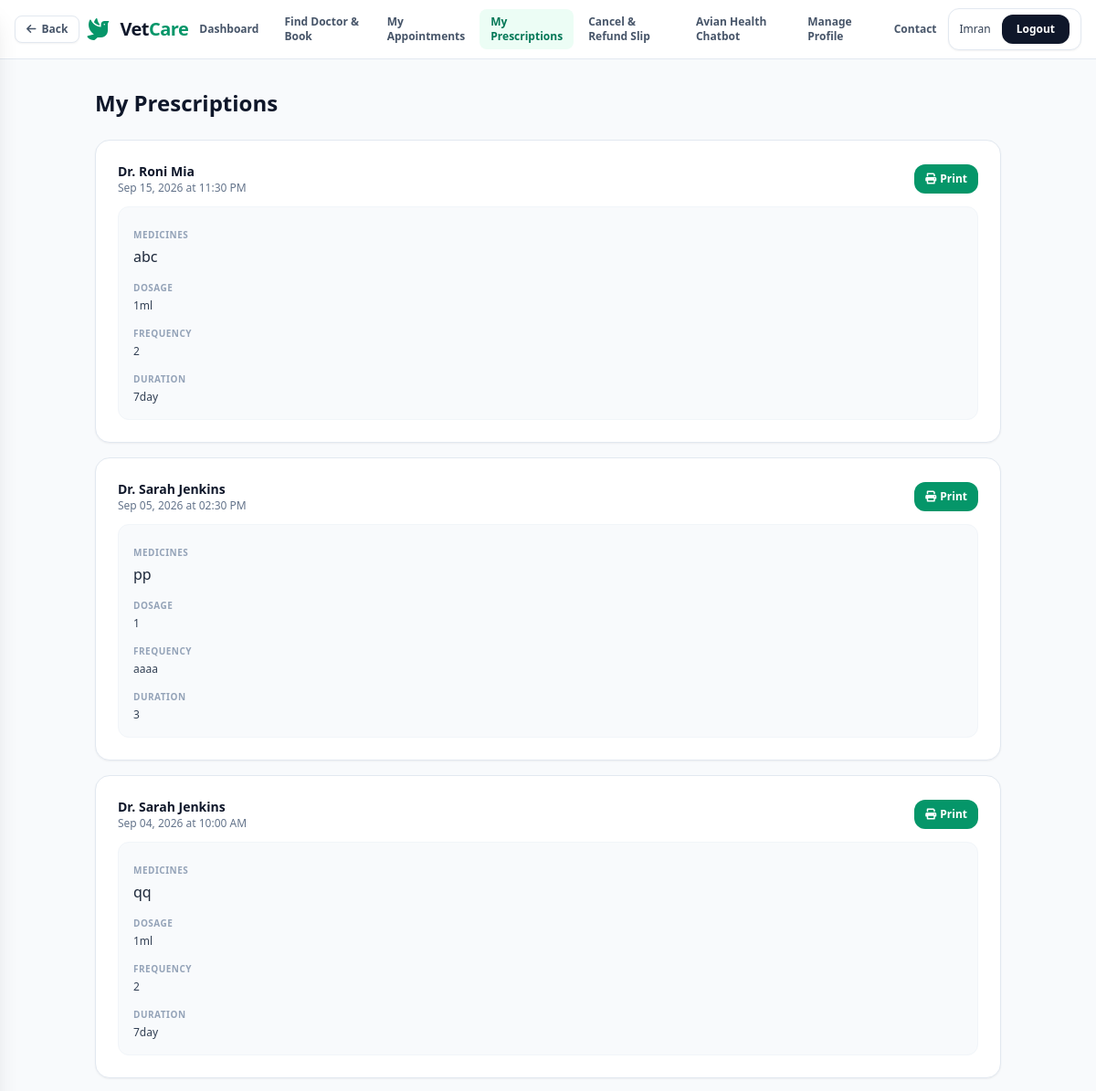
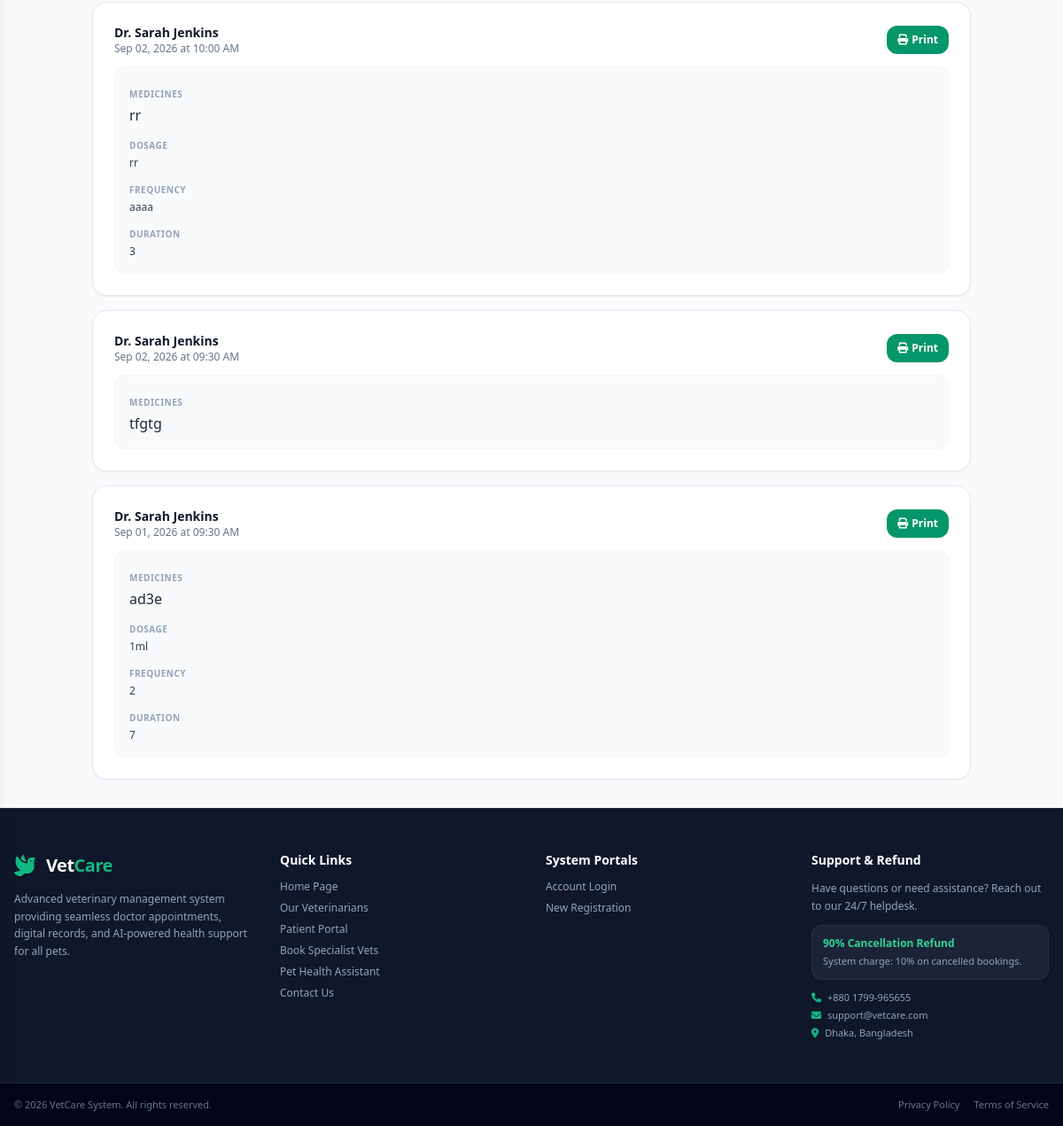
The page /my-prescriptions/ (signed in) on the database its author committed (2 pictures, top to bottom).
### accounts/models.py (models this page shows, shortened)
class User(AbstractUser):
    ROLE_CHOICES = (
        ('PATIENT', 'Patient'),
        ('DOCTOR', 'Doctor'),
        ('ADMIN', 'Admin'),
    )
    role = models.CharField(max_length=20, choices=ROLE_CHOICES, default='PATIENT')
    phone = models.CharField(max_length=20, blank=True, null=True)
    country_code = models.CharField(max_length=5, default='+880', blank=True)
    address = models.TextField(blank=True)
    created_at = models.DateTimeField(auto_now_add=True)

### patient/models.py (models this page shows, shortened)
class MedicalHistory(models.Model):
    patient = models.ForeignKey(Patient, on_delete=models.CASCADE, related_name='medical_histories')
    appointment = models.ForeignKey('booking.Appointment', on_delete=models.SET_NULL, null=True, blank=True, related_name='medical_histories')
    diagnosis = models.TextField()
    notes = models.TextField(blank=True)
    medical_suggestion = models.TextField(blank=True)
    medicines = models.TextField(blank=True)
    dosage = models.TextField(blank=True)
    frequency = models.CharField(max_length=100, blank=True)
    duration = models.CharField(max_length=100, blank=True)
    date = models.DateField()
    created_at = models.DateTimeField(auto_now_add=True)

### booking/models.py (models this page shows, shortened)
class Appointment(models.Model):
    STATUS_CHOICES = (
        ('PENDING', 'Pending'),
        ('CONFIRMED', 'Confirmed'),
        ('COMPLETED', 'Completed'),
        ('CANCELLED', 'Cancelled'),
    )
    patient = models.ForeignKey('patient.Patient', on_delete=models.CASCADE, related_name='appointments')
    doctor = models.ForeignKey('vet.Doctor', on_delete=models.CASCADE, related_name='appointments')
    date = models.DateField()
    time = models.TimeField()
    status = models.CharField(max_length=20, choices=STATUS_CHOICES, default='PENDING')
    fee = models.DecimalField(max_digits=8, decimal_places=2, default=1500.00)
    notes = models.TextField(blank=True)
    created_at = models.DateTimeField(auto_now_add=True)
    updated_at = models.DateTimeField(auto_now=True)
    class Meta:
        ordering = ['-date', '-time']

### vet/models.py (models this page shows, shortened)
class Doctor(models.Model):
    user = models.OneToOneField(settings.AUTH_USER_MODEL, on_delete=models.CASCADE, related_name='doctor_profile')
    specialty = models.CharField(max_length=100)
    experience_years = models.IntegerField(default=0)
    qualification = models.CharField(max_length=200, blank=True)
    license_number = models.CharField(max_length=50, blank=True)
    consultation_fee = models.DecimalField(max_digits=8, decimal_places=2, default=1500.00)
    bio = models.TextField(blank=True)
    is_active = models.BooleanField(default=True)
    created_at = models.DateTimeField(auto_now_add=True)

### patient/views.py (the view)
# urls.py: path('my-prescriptions/', views.my_prescriptions, name='my_prescriptions'),
@login_required
def my_prescriptions(request):
    if request.user.role != 'PATIENT':
        return render(request, '403.html', status=403)
    from datetime import datetime
    selected_date_str = request.GET.get('date', '').strip()
    selected_date = None
    if selected_date_str:
        try:
            selected_date = datetime.strptime(selected_date_str, '%Y-%m-%d').date()
        except ValueError:
            selected_date = None
    try:
        patient = request.user.patient_profile
        prescriptions = MedicalHistory.objects.filter(
            patient=patient
        ).select_related('appointment__doctor__user').order_by('-date', '-created_at')
        if selected_date is not None:
            prescriptions = prescriptions.filter(date=selected_date)
    except Patient.DoesNotExist:
        patient = None
        prescriptions = []
    context = {
        'patient': patient,
        'prescriptions': prescriptions,
        'selected_date': selected_date_str,
    }
    return render(request, 'my_prescriptions.html', context)

### vetcure/templates/my_prescriptions.html (shortened to what this page needs)
{% extends 'base.html' %}
{% block content %}
<div class="flex-grow max-w-5xl w-full mx-auto px-4 py-8">
    <h1 class="text-2xl font-bold text-slate-900 mb-6">My Prescriptions</h1>
    {% if prescriptions %}
    <div class="space-y-4">
        {% for prescription in prescriptions %}
        <div class="bg-white p-6 rounded-2xl border border-slate-200 shadow-sm space-y-3">
            <div class="flex flex-wrap items-center justify-between gap-3">
                <div>
                    <h3 class="font-bold text-slate-900 text-sm">
                        {% if prescription.appointment %}
                            Dr. {{ prescription.appointment.doctor.user.get_full_name }}
                        {% else %}
                            General Consultation
                        {% endif %}
                    </h3>
                    <p class="text-xs text-slate-500">
                        {{ prescription.date|date:"M d, Y" }}
                        {% if prescription.appointment %}
                        at {{ prescription.appointment.time|time:"h:i A" }}
                        {% endif %}
                    </p>
                </div>
                <div class="flex gap-2">
                    <a href="{% url 'print_prescription' prescription.id %}" target="_blank" class="inline-flex items-center gap-1 bg-emerald-600 hover:bg-emerald-700 text-white text-xs font-semibold px-3 py-2 rounded-xl transition">
                        <i class="fa-solid fa-print"></i> Print
                    </a>
                </div>
            </div>
            <div class="bg-slate-50 p-4 rounded-xl border border-slate-100 space-y-2">
                {% if prescription.medicines %}
                <div>
                    <span class="text-[10px] font-bold text-slate-400 uppercase tracking-wider">Medicines</span>
                    <p class="text-xs text-slate-700 mt-0.5">{{ prescription.medicines|linebreaks }}</p>
                </div>
                {% endif %}
                {% if prescription.dosage %}
                <div>
                    <span class="text-[10px] font-bold text-slate-400 uppercase tracking-wider">Dosage</span>
                    <p class="text-xs text-slate-700 mt-0.5">{{ prescription.dosage }}</p>
                </div>
                {% endif %}
                {% if prescription.frequency %}
                <div>
                    <span class="text-[10px] font-bold text-slate-400 uppercase tracking-wider">Frequency</span>
                    <p class="text-xs text-slate-700 mt-0.5">{{ prescription.frequency }}</p>
                </div>
                {% endif %}
                {% if prescription.duration %}
                <div>
                    <span class="text-[10px] font-bold text-slate-400 uppercase tracking-wider">Duration</span>
                    <p class="text-xs text-slate-700 mt-0.5">{{ prescription.duration }}</p>
                </div>
                {% endif %}
            </div>
        </div>
        {% endfor %}
    </div>
    {% endif %}
</div>
{% endblock %}

### vetcure/templates/base.html (shortened to what this page needs)
<!DOCTYPE html>
<html lang="en">
<head>
    <script src="https://cdn.tailwindcss.com"></script>
    <link rel="stylesheet" href="https://cdnjs.cloudflare.com/ajax/libs/font-awesome/6.0.0/css/all.min.css">
</head>
<body class="bg-slate-50 text-slate-800 flex flex-col min-h-screen font-sans">
    <header class="no-print-header bg-white border-b border-slate-200 sticky top-0 z-30">
        <div class="max-w-7xl mx-auto px-4 h-16 flex items-center justify-between">
            <div class="flex items-center gap-2">
                {% if request.path != '/' %}
                <button onclick="history.back()" class="flex items-center gap-1.5 px-3 py-1.5 bg-white border border-slate-200 rounded-lg text-xs font-semibold text-slate-600 hover:text-emerald-600 hover:border-emerald-400 hover:bg-emerald-50 transition shadow-sm" title="Go back">
                    <i class="fa-solid fa-arrow-left text-xs"></i> Back
                </button>
                {% endif %}
                <a href="{% url 'home' %}" class="flex items-center gap-3">
                    <i class="fa-solid fa-dove text-2xl text-emerald-600"></i>
                    <span class="text-xl font-bold text-slate-900 tracking-tight">Vet<span class="text-emerald-600">Care</span></span>
                </a>
            </div>
            <nav class="hidden md:flex items-center gap-1 font-bold text-xs text-slate-600">
                {% if user.is_authenticated %}
                    {% if user.role == 'PATIENT' %}
                        <a href="{% url 'patient_dashboard' %}" class="nav-link px-3 py-1.5 rounded-lg {% if request.resolver_match.url_name == 'patient_dashboard' %}bg-emerald-50 text-emerald-700{% else %}hover:bg-slate-50 hover:text-emerald-600 transition{% endif %}">Dashboard</a>
                        <a href="{% url 'booking_doctors' %}" class="nav-link px-3 py-1.5 rounded-lg {% if request.resolver_match.url_name == 'booking_doctors' %}bg-emerald-50 text-emerald-700{% else %}hover:bg-slate-50 hover:text-emerald-600 transition{% endif %}">Find Doctor & Book</a>
                        <a href="{% url 'my_appointments' %}" class="nav-link px-3 py-1.5 rounded-lg {% if request.resolver_match.url_name == 'my_appointments' %}bg-emerald-50 text-emerald-700{% else %}hover:bg-slate-50 hover:text-emerald-600 transition{% endif %}">My Appointments</a>
                        <a href="{% url 'my_prescriptions' %}" class="nav-link px-3 py-1.5 rounded-lg {% if request.resolver_match.url_name == 'my_prescriptions' %}bg-emerald-50 text-emerald-700{% else %}hover:bg-slate-50 hover:text-emerald-600 transition{% endif %}">My Prescriptions</a>
                        <a href="{% url 'cancel_refund_list' %}" class="nav-link px-3 py-1.5 rounded-lg {% if request.resolver_match.url_name == 'cancel_refund_list' %}bg-emerald-50 text-emerald-700{% else %}hover:bg-slate-50 hover:text-emerald-600 transition{% endif %}">Cancel & Refund Slip</a>
                        <a href="{% url 'chatbot' %}" class="nav-link px-3 py-1.5 rounded-lg {% if request.resolver_match.url_name == 'chatbot' %}bg-emerald-50 text-emerald-700{% else %}hover:bg-slate-50 hover:text-emerald-600 transition{% endif %}">Avian Health Chatbot</a>
                        <a href="{% url 'manage_profile' %}" class="nav-link px-3 py-1.5 rounded-lg {% if request.resolver_match.url_name == 'manage_profile' %}bg-emerald-50 text-emerald-700{% else %}hover:bg-slate-50 hover:text-emerald-600 transition{% endif %}">Manage Profile</a>
                        <a href="{% url 'contact' %}" class="nav-link px-3 py-1.5 rounded-lg {% if request.resolver_match.url_name == 'contact' %}bg-emerald-50 text-emerald-700{% else %}hover:bg-slate-50 hover:text-emerald-600 transition{% endif %}">Contact</a>
                    {% endif %}
                {% endif %}
            </nav>
                <div class="flex items-center gap-3">
                {% if user.is_authenticated %}
                    <div class="flex items-center gap-3 bg-white border border-slate-200 rounded-xl px-3 py-1.5 shadow-sm">
                        <span class="text-xs font-medium text-slate-700">
                            {{ user.get_full_name|default:user.username }}
                        </span>
                        <form method="post" action="{% url 'logout' %}" class="inline">
                            <button type="submit" class="text-xs font-semibold bg-slate-900 hover:bg-slate-800 text-white px-4 py-2 rounded-xl transition shadow-sm">
                                Logout
                            </button>
                        </form>
                    </div>
                {% else %}
                    <a href="{% url 'login' %}" class="text-xs font-semibold text-slate-600 hover:text-emerald-600 transition px-3 py-2">Login</a>
                    <a href="{% url 'register' %}" class="text-xs font-semibold bg-emerald-600 hover:bg-emerald-700 text-white px-4 py-2 rounded-xl transition shadow-sm">Register</a>
                {% endif %}
                </div>
        </div>
    </header>
    <main class="flex-grow">
        {% block content %}{% endblock %}
    </main>
    {% block footer %}
    <footer class="no-print-footer bg-slate-900 text-slate-400 text-xs border-t border-slate-800 mt-auto">
        <div class="max-w-7xl mx-auto px-4 py-12 grid grid-cols-1 md:grid-cols-4 gap-8">
            <div class="space-y-3">
                <div class="flex items-center gap-3">
                    <i class="fa-solid fa-dove text-2xl text-emerald-500"></i>
                    <span class="text-xl font-bold text-white tracking-tight">Vet<span class="text-emerald-500">Care</span></span>
                </div>
                <p class="text-slate-400 leading-relaxed">Advanced veterinary management system providing seamless doctor appointments, digital records, and AI-powered health support for all pets.</p>
            </div>
            <div class="space-y-3">
                <h4 class="text-sm font-semibold text-white">Quick Links</h4>
                <ul class="space-y-2">
                    <li><a href="{% url 'home' %}" class="hover:text-emerald-400 transition">Home Page</a></li>
                    <li><a href="{% url 'home' %}#veterinarians" class="hover:text-emerald-400 transition">Our Veterinarians</a></li>
                    {% if user.is_authenticated and user.role == 'PATIENT' %}
                        <li><a href="{% url 'patient_dashboard' %}" class="hover:text-emerald-400 transition">Patient Portal</a></li>
                        <li><a href="{% url 'booking_doctors' %}" class="hover:text-emerald-400 transition">Book Specialist Vets</a></li>
                    {% endif %}
                    <li><a href="{% url 'chatbot' %}" class="hover:text-emerald-400 transition">Pet Health Assistant</a></li>
                    <li><a href="{% url 'contact' %}" class="hover:text-emerald-400 transition">Contact Us</a></li>
                </ul>
            </div>
            <div class="space-y-3">
                <h4 class="text-sm font-semibold text-white">System Portals</h4>
                <ul class="space-y-2">
                    <li><a href="{% url 'login' %}" class="hover:text-emerald-400 transition">Account Login</a></li>
                    <li><a href="{% url 'register' %}" class="hover:text-emerald-400 transition">New Registration</a></li>
                </ul>
            </div>
            <div class="space-y-3">
                <h4 class="text-sm font-semibold text-white">Support & Refund</h4>
                <p class="text-slate-400 leading-relaxed">Have questions or need assistance? Reach out to our 24/7 helpdesk.</p>
                <div class="bg-slate-800/80 p-3 rounded-xl border border-slate-700/50 space-y-1">
                    <span class="text-emerald-400 font-bold block">90% Cancellation Refund</span>
                    <p class="text-[11px] text-slate-400">System charge: 10% on cancelled bookings.</p>
                </div>
                <div class="space-y-1 text-[11px] text-slate-400">
                    <p><i class="fa-solid fa-phone text-emerald-500 mr-1"></i> +880 1799-965655</p>
                    <p><i class="fa-solid fa-envelope text-emerald-500 mr-1"></i> support@vetcare.com</p>
                    <p><i class="fa-solid fa-location-dot text-emerald-500 mr-1"></i> Dhaka, Bangladesh</p>
                </div>
            </div>
        </div>
        <div class="border-t border-slate-800 bg-slate-950 py-4">
            <div class="max-w-7xl mx-auto px-4 flex flex-col sm:flex-row justify-between items-center gap-2 text-slate-500 text-[11px]">
                <p>&copy; 2026 VetCare System. All rights reserved.</p>
                <div class="flex gap-4">
                    <a href="{% url 'privacy_policy' %}" class="hover:text-slate-400 transition">Privacy Policy</a>
                    <a href="{% url 'terms_of_service' %}" class="hover:text-slate-400 transition">Terms of Service</a>
                </div>
            </div>
        </div>
    </footer>
    {% endblock %}
</body>
</html>

### vetcure/templates/base.html (style rules this page uses)
.nav-link { transition: all 0.2s ease; }

### rows shown on the page
User: get_full_name "Imran"
MedicalHistory: appointment.doctor.user.get_full_name "Roni Mia", date "Sep 15, 2026", appointment.time "11:30 PM", medicines "abc", dosage "1ml", frequency "2", duration "7day"
MedicalHistory: appointment.doctor.user.get_full_name "Sarah Jenkins", date "Sep 05, 2026", appointment.time "02:30 PM", medicines "pp", dosage "1", frequency "aaaa", duration "3"
MedicalHistory: appointment.doctor.user.get_full_name "Sarah Jenkins", date "Sep 04, 2026", appointment.time "10:00 AM", medicines "qq", dosage "1ml", frequency "2", duration "7day"
MedicalHistory: appointment.doctor.user.get_full_name "Sarah Jenkins", date "Sep 02, 2026", appointment.time "10:00 AM", medicines "rr", dosage "rr", frequency "aaaa", duration "3"
MedicalHistory: appointment.doctor.user.get_full_name "Sarah Jenkins", date "Sep 02, 2026", appointment.time "09:30 AM", medicines "tfgtg"
MedicalHistory: appointment.doctor.user.get_full_name "Sarah Jenkins", date "Sep 01, 2026", appointment.time "09:30 AM", medicines "ad3e", dosage "1ml", frequency "2", duration "7"
